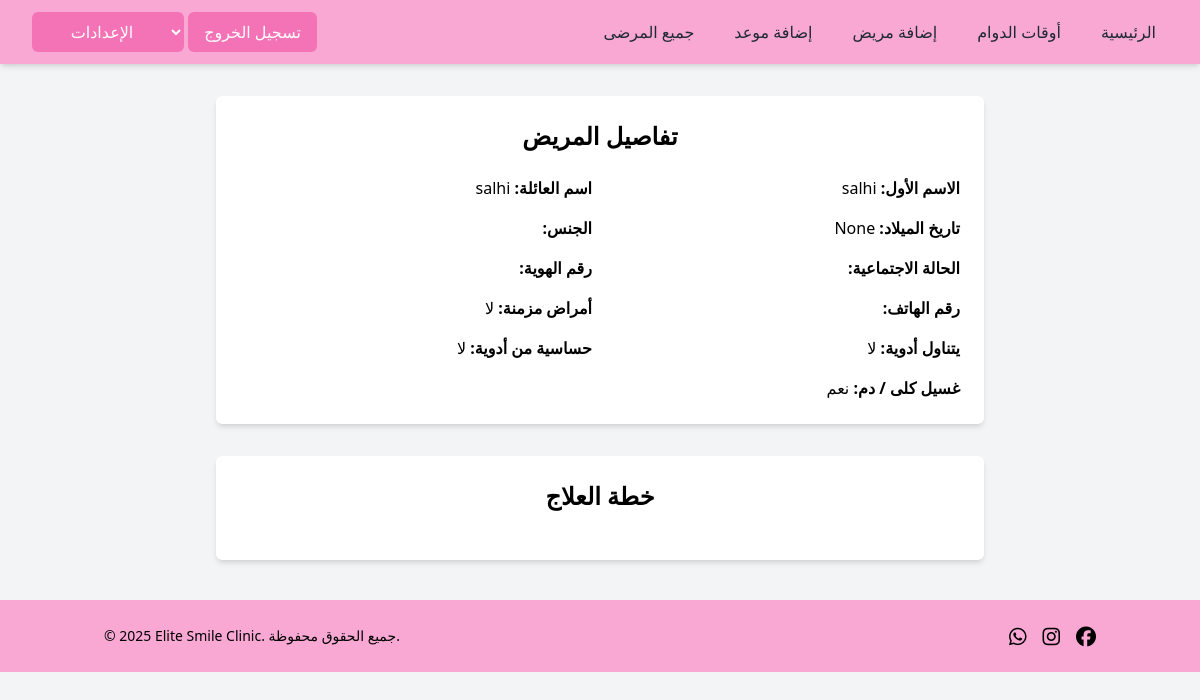
Screenshot of /doctor/patient_details_display/3 with the database file from the repository.
### clinic_app/models.py (models this page shows, shortened)
class User(models.Model):
    first_name = models.CharField(max_length=255)
    last_name = models.CharField(max_length=255)
    email = models.CharField(max_length=255)
    password = models.CharField(max_length=255)
    role = models.CharField(max_length=255, default='patient')
    doctor = models.ForeignKey('self', null=True, blank=True, on_delete=models.SET_NULL, related_name='patients')
    birth_date = models.DateField(blank=True, null=True)
    gender = models.CharField(max_length=10, blank=True)  # No need for null=True in CharField
    social_status = models.CharField(max_length=20, blank=True)
    id_number = models.CharField(max_length=20, blank=True)
    phone = models.CharField(max_length=20, blank=True)
    chronic_disease = models.BooleanField(default=False)
    takes_medications = models.BooleanField(default=False)
    drug_allergy = models.BooleanField(default=False)
    allergy_details = models.TextField(blank=True)
    dialysis =models.BooleanField(default=False)
    treatment_plan = models.TextField(blank=True)
    created_at = models.DateTimeField(auto_now_add=True)
    updated_at = models.DateTimeField(auto_now=True)
    objects = UserManager()

### doctor_app/views.py (the view)
# urls.py: path('patient_details_display/<int:patientid>', views.patient_details_display, name='patient_details_display'),
def patient_details_display(request,patientid):
    context={
        'patient':User.objects.get(id=patientid)
    }
    return render(request,'doctor/patient_details_display.html',context)

### doctor_app/templates/doctor/patient_details_display.html (shortened to what this page needs)
<!DOCTYPE html>
<html lang="ar" dir="rtl">
<head>
    <script src="https://cdn.tailwindcss.com"></script>
</head>
<body class="bg-gray-100 font-sans">
    <div dir="ltr">
        {% include 'doctor/navbardoctor.html' %}
    </div>
    <div class="max-w-3xl mx-auto p-6 bg-white shadow-md rounded-md mt-8">
        <h1 class="text-2xl font-bold mb-6 text-center">تفاصيل المريض</h1>
        <div class="grid grid-cols-1 sm:grid-cols-2 gap-4">
            <div><strong>الاسم الأول:</strong> {{ patient.first_name }}</div>
            <div><strong>اسم العائلة:</strong> {{ patient.last_name }}</div>
            <div><strong>تاريخ الميلاد:</strong> {{ patient.birth_date }}</div>
            <div><strong>الجنس:</strong> {{ patient.gender }}</div>
            <div><strong>الحالة الاجتماعية:</strong> {{ patient.social_status}}</div>
            <div><strong>رقم الهوية:</strong> {{ patient.id_number }}</div>
            <div><strong>رقم الهاتف:</strong> {{ patient.phone }}</div>
            <div><strong>أمراض مزمنة:</strong> {{ patient.chronic_disease|yesno:"نعم,لا" }}</div>
            <div><strong>يتناول أدوية:</strong> {{ patient.current_medication|yesno:"نعم,لا" }}</div>
            <div><strong>حساسية من أدوية:</strong> {{ patient.drug_allergy|yesno:"نعم,لا" }}</div>
            <div><strong>غسيل كلى / دم:</strong> {{ patient.dialysis|yesno:"نعم,لا" }}</div>
        </div>
    </div>
    <div class="max-w-3xl mx-auto p-6 bg-white shadow-md rounded-md mt-8">
        <h1 class="text-2xl font-bold mb-6 text-center">خطة العلاج</h1>
    </div>
    <div dir="ltr">
        {% include 'clinic/footer.html' %}
    </div>
</body>
</html>

### rows the page displays
User: first_name "salhi", last_name "salhi", birth_date "None", chronic_disease "لا", drug_allergy "لا", dialysis "نعم"

### other values shown
{{ patient.current_medication|yesno:"نعم,لا" }} "لا"
